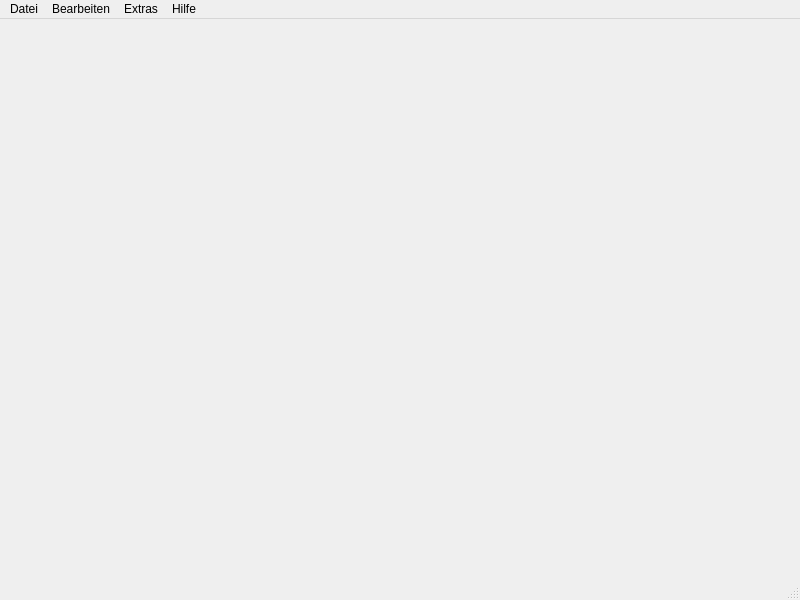
<?xml version="1.0" encoding="UTF-8"?>
<ui version="4.0">
 <class>MainWindow</class>
 <widget class="QMainWindow" name="MainWindow">
  <property name="geometry">
   <rect>
    <x>0</x>
    <y>0</y>
    <width>800</width>
    <height>600</height>
   </rect>
  </property>
  <property name="windowTitle">
   <string>MobaLedLib Programm Generator</string>
  </property>
  <widget class="QWidget" name="centralwidget"/>
  <widget class="QMenuBar" name="menubar">
   <property name="geometry">
    <rect>
     <x>0</x>
     <y>0</y>
     <width>800</width>
     <height>26</height>
    </rect>
   </property>
   <widget class="QMenu" name="menuDatei">
    <property name="title">
     <string>Datei</string>
    </property>
    <addaction name="action_Neu"/>
    <addaction name="action_ffnen"/>
   </widget>
   <widget class="QMenu" name="menuBearbeiten">
    <property name="title">
     <string>Bearbeiten</string>
    </property>
   </widget>
   <widget class="QMenu" name="menuHilfe">
    <property name="title">
     <string>Hilfe</string>
    </property>
    <addaction name="action_Inhalt"/>
    <addaction name="action_Bentutzerhandbuch"/>
    <addaction name="separator"/>
    <addaction name="actionMitmachen"/>
    <addaction name="separator"/>
    <addaction name="action_ber_MobaLedLib_Configurator"/>
   </widget>
   <widget class="QMenu" name="menuExtra">
    <property name="title">
     <string>Extras</string>
    </property>
    <addaction name="action_Protokoll_Auswahl"/>
   </widget>
   <addaction name="menuDatei"/>
   <addaction name="menuBearbeiten"/>
   <addaction name="menuExtra"/>
   <addaction name="menuHilfe"/>
  </widget>
  <widget class="QStatusBar" name="statusbar"/>
  <action name="action_Neu">
   <property name="text">
    <string>&amp;Neu</string>
   </property>
  </action>
  <action name="action_ffnen">
   <property name="text">
    <string>&amp;Öffnen</string>
   </property>
  </action>
  <action name="action_Protokoll_Auswahl">
   <property name="text">
    <string>&amp; Protokoll Auswahl</string>
   </property>
  </action>
  <action name="action_Inhalt">
   <property name="text">
    <string>&amp;Inhalt</string>
   </property>
  </action>
  <action name="action_Bentutzerhandbuch">
   <property name="text">
    <string>&amp;Bentutzerhandbuch</string>
   </property>
  </action>
  <action name="action_ber_MobaLedLib_Configurator">
   <property name="text">
    <string>&amp;Über MobaLedLib Configurator</string>
   </property>
  </action>
  <action name="actionMitmachen">
   <property name="text">
    <string>&amp;Mitmachen</string>
   </property>
  </action>
 </widget>
 <resources/>
 <connections/>
</ui>
